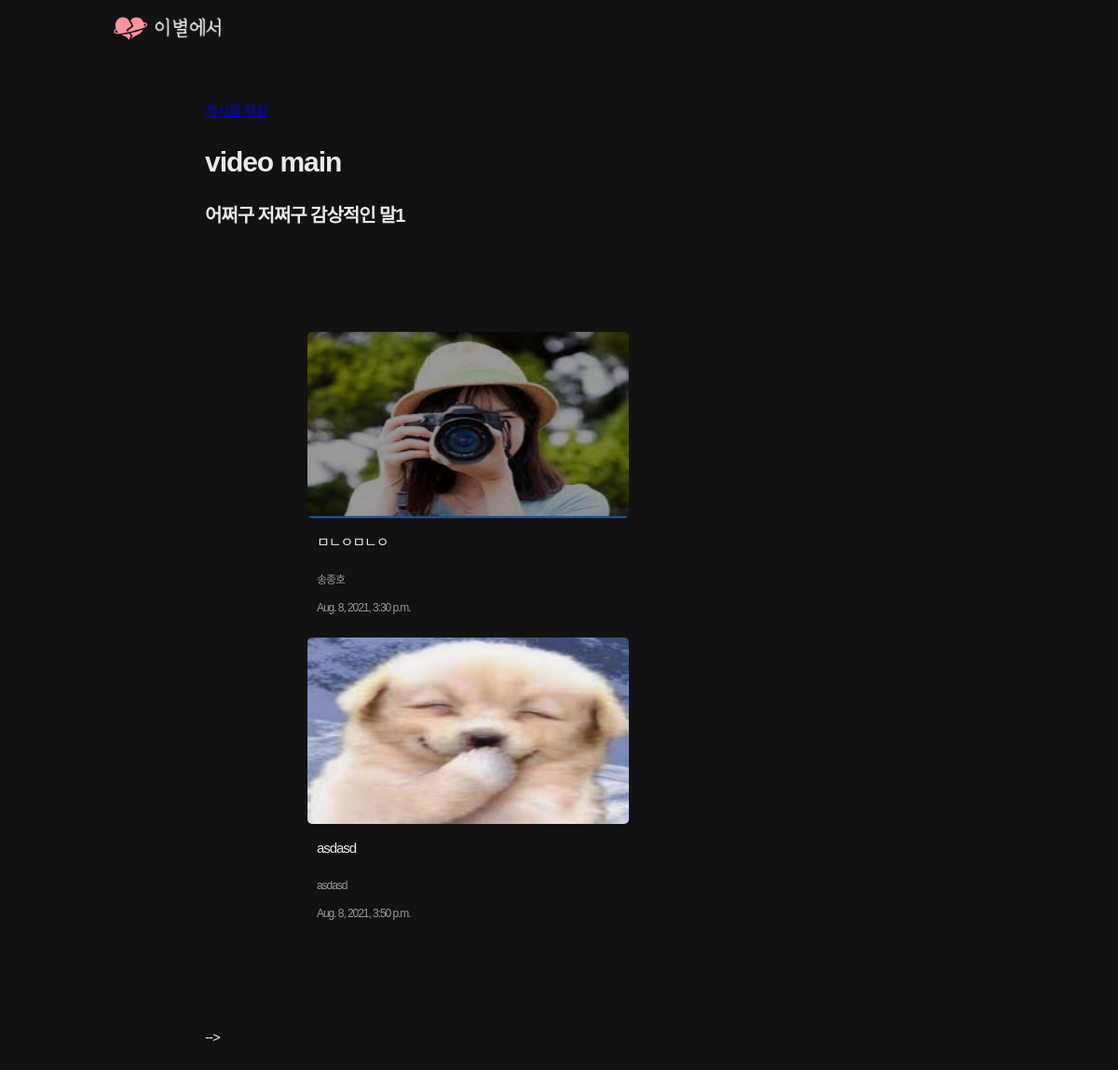
The app's page /videoApp/main/, older data.
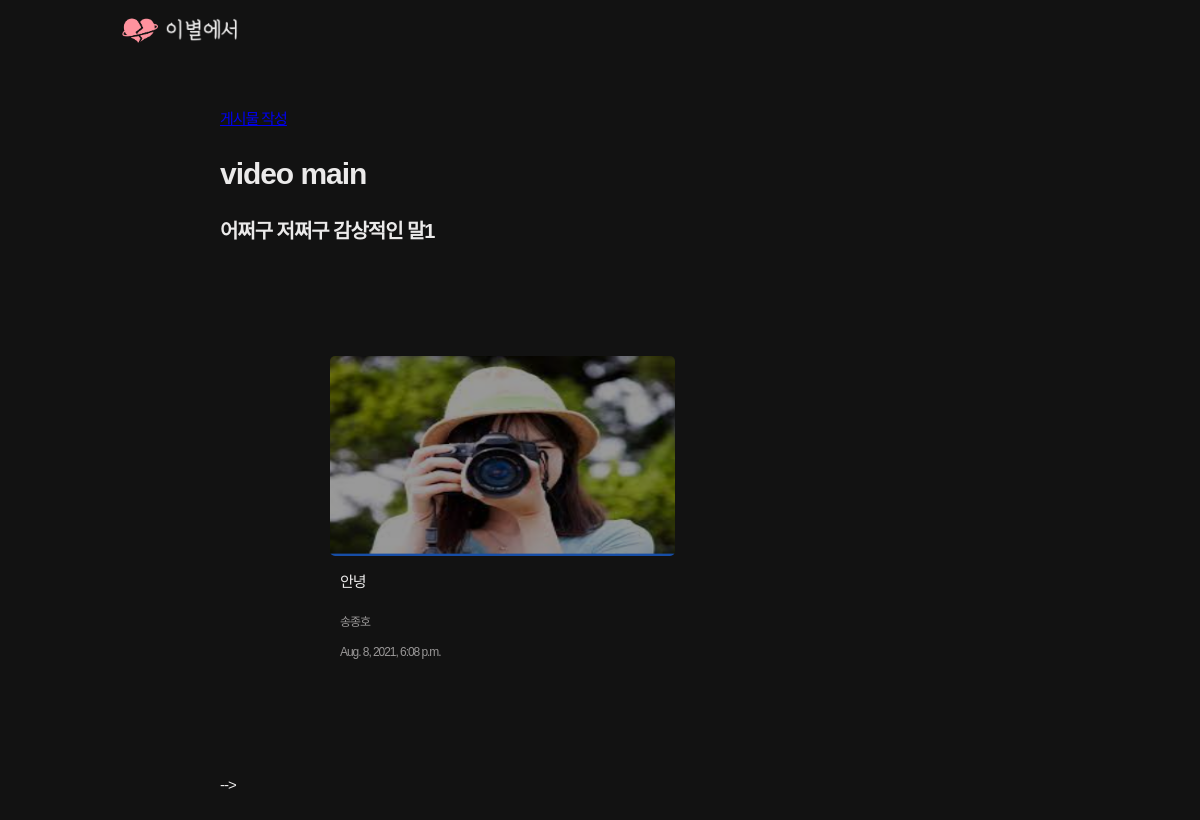
The same page, newer data.
### videoApp/models.py (models this page shows, shortened)
class Video(models.Model) :
    title = models.CharField(max_length=200)         # 영상 제목
    writer = models.CharField(max_length=100)        # 영상 작성자
    youtube = models.CharField(max_length=100)       # 유튜브 공유 속성 중 다른 값
    pub_date = models.DateTimeField()                # 게시물 올린 날짜
    body = models.TextField()   #게시물의 내용
    image = models.ImageField(upload_to = "videoApp/", blank=True, null=True)   # 유튜브 영상 이미지
    def summary(self):
        return self.body[:100]  # 100자만 볼 수 있도록 설정

### videoApp/views.py (the view)
# urls.py: path('main/',mainVideo, name = "mainVideo"),
def mainVideo(request):
    videos = Video.objects.all()
    return render(request,'main_video.html',{'videos' : videos})

### videoApp/templates/main_video.html (shortened to what this page needs)
{% extends 'base.html' %}
{% block content %}
    {% load static %}
    <link
      rel="stylesheet"
      href="https://cdn.jsdelivr.net/npm/reset-css@5.0.1/reset.min.css"
    />
    <link rel="stylesheet" href="{% static 'common.css' %}" />
    <link rel="stylesheet" href=  "{% static 'movieList.css' %}"/>
</head>
<body>
    <div class="inner__content">
        <div class="pageInfo">
            <a href="{%url 'newVideo'%}"> 게시물 작성 </a>
            <h1>video main</h1>
            <h2>어쩌구 저쩌구 감상적인 말1</h2>
        </div>
        <div class = "container">
        {%for video in videos%}
        <a class = "movieItemBox"href = "{%url 'detailVideo' video.id %}">
            <img src="{{video.image.url}}" class = "movieImage">
            <div class="movieItemBoxText">
                <p class="title"> {{video.title}} </p>
                <p class="writer"> {{video.writer}}</p>
                <p class="pubDate"> {{video.pub_date}}</p>
              </div>
        </a>
    {% endfor %}
        </div>
    </div>
</body>
</html>
{% endblock %}

Row changes from the older to the newer data that the page shows:
removed Video: image (picture), title "ㅁㄴㅇㅁㄴㅇ", writer "송종호", pub_date "Aug. 8, 2021, 3:30 p.m."
removed Video: image (picture), title "asdasd", writer "asdasd", pub_date "Aug. 8, 2021, 3:50 p.m."
added Video: image (picture), title "안녕", writer "송종호", pub_date "Aug. 8, 2021, 6:08 p.m."
